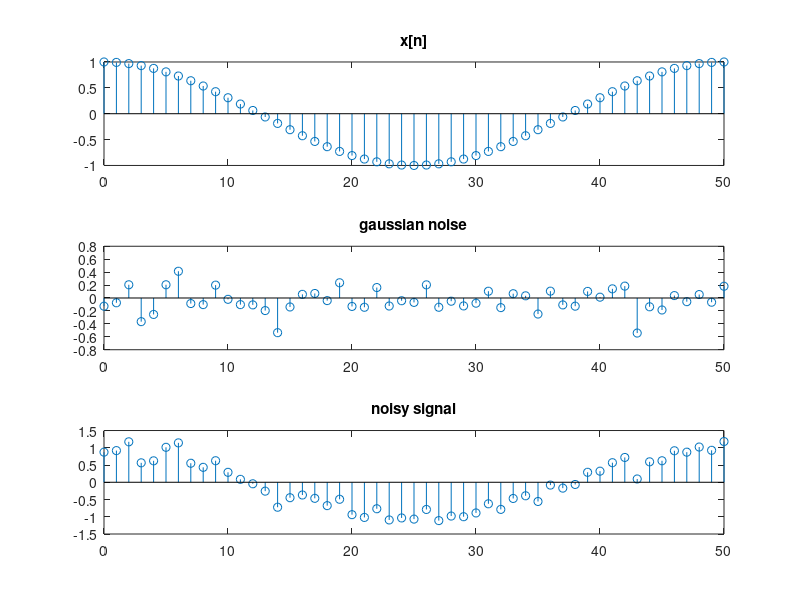

The MATLAB source for this figure:
%signal with gaussian noise

n = 0:50;
x = cos(0.04*pi*n); w = 0.2*randn(size(n)); % size(n) = 51
y = x+w;

figure(1)
subplot(311)
stem(n, x); title('x[n]');
subplot(312)
stem(n, w); title('gaussian noise');
subplot(313);
stem(n, y); title('noisy signal');